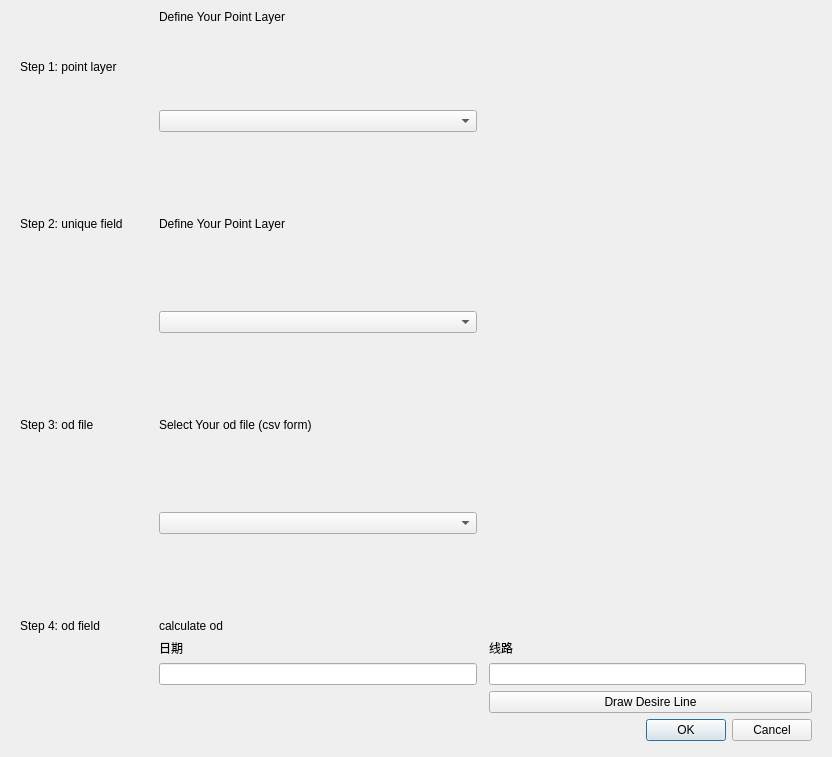
<?xml version="1.0" encoding="UTF-8"?>
<ui version="4.0">
 <class>DesireLinesDialogBase</class>
 <widget class="QDialog" name="DesireLinesDialogBase">
  <property name="geometry">
   <rect>
    <x>0</x>
    <y>0</y>
    <width>832</width>
    <height>757</height>
   </rect>
  </property>
  <property name="windowTitle">
   <string>DesireLines</string>
  </property>
  <widget class="QWidget" name="layoutWidget">
   <property name="geometry">
    <rect>
     <x>20</x>
     <y>10</y>
     <width>804</width>
     <height>731</height>
    </rect>
   </property>
   <layout class="QGridLayout" name="gridLayout">
    <item row="2" column="0" rowspan="2">
     <spacer name="verticalSpacer_2">
      <property name="orientation">
       <enum>Qt::Vertical</enum>
      </property>
      <property name="sizeHint" stdset="0">
       <size>
        <width>20</width>
        <height>40</height>
       </size>
      </property>
     </spacer>
    </item>
    <item row="17" column="3">
     <widget class="QLineEdit" name="leDate"/>
    </item>
    <item row="4" column="0" colspan="3">
     <widget class="QLabel" name="label_4">
      <property name="text">
       <string>Step 2: unique field</string>
      </property>
     </widget>
    </item>
    <item row="15" column="5">
     <widget class="QLabel" name="label_10">
      <property name="text">
       <string>线路</string>
      </property>
     </widget>
    </item>
    <item row="7" column="5" colspan="2">
     <spacer name="verticalSpacer_7">
      <property name="orientation">
       <enum>Qt::Vertical</enum>
      </property>
      <property name="sizeHint" stdset="0">
       <size>
        <width>68</width>
        <height>28</height>
       </size>
      </property>
     </spacer>
    </item>
    <item row="11" column="3">
     <widget class="QgsMapLayerComboBox" name="mlcbPointLayer_2"/>
    </item>
    <item row="6" column="0" rowspan="2">
     <spacer name="verticalSpacer_3">
      <property name="orientation">
       <enum>Qt::Vertical</enum>
      </property>
      <property name="sizeHint" stdset="0">
       <size>
        <width>20</width>
        <height>40</height>
       </size>
      </property>
     </spacer>
    </item>
    <item row="18" column="5" colspan="2">
     <widget class="QPushButton" name="pbPrintHelloWorld">
      <property name="text">
       <string>Draw Desire Line</string>
      </property>
     </widget>
    </item>
    <item row="2" column="3">
     <widget class="QgsMapLayerComboBox" name="mlcbPointLayer"/>
    </item>
    <item row="13" column="0" colspan="2">
     <widget class="QLabel" name="label_6">
      <property name="text">
       <string>Step 4: od field</string>
      </property>
     </widget>
    </item>
    <item row="1" column="0" colspan="2">
     <widget class="QLabel" name="label_2">
      <property name="text">
       <string>Step 1: point layer</string>
      </property>
     </widget>
    </item>
    <item row="17" column="5">
     <widget class="QLineEdit" name="leLineID"/>
    </item>
    <item row="11" column="5">
     <widget class="QgsFileWidget" name="qfwGetODPath"/>
    </item>
    <item row="0" column="3" colspan="6">
     <widget class="QLabel" name="label">
      <property name="text">
       <string>Define Your Point Layer</string>
      </property>
     </widget>
    </item>
    <item row="19" column="5" colspan="2">
     <widget class="QDialogButtonBox" name="button_box">
      <property name="orientation">
       <enum>Qt::Horizontal</enum>
      </property>
      <property name="standardButtons">
       <set>QDialogButtonBox::Cancel|QDialogButtonBox::Ok</set>
      </property>
     </widget>
    </item>
    <item row="1" column="3">
     <spacer name="verticalSpacer">
      <property name="orientation">
       <enum>Qt::Vertical</enum>
      </property>
      <property name="sizeHint" stdset="0">
       <size>
        <width>20</width>
        <height>38</height>
       </size>
      </property>
     </spacer>
    </item>
    <item row="3" column="5" colspan="2">
     <spacer name="verticalSpacer_5">
      <property name="orientation">
       <enum>Qt::Vertical</enum>
      </property>
      <property name="sizeHint" stdset="0">
       <size>
        <width>20</width>
        <height>40</height>
       </size>
      </property>
     </spacer>
    </item>
    <item row="4" column="3" colspan="6">
     <widget class="QLabel" name="label_3">
      <property name="text">
       <string>Define Your Point Layer</string>
      </property>
     </widget>
    </item>
    <item row="6" column="3">
     <widget class="QgsFieldComboBox" name="cbPointLayerField"/>
    </item>
    <item row="11" column="0" rowspan="2">
     <spacer name="verticalSpacer_4">
      <property name="orientation">
       <enum>Qt::Vertical</enum>
      </property>
      <property name="sizeHint" stdset="0">
       <size>
        <width>20</width>
        <height>40</height>
       </size>
      </property>
     </spacer>
    </item>
    <item row="5" column="5" colspan="2">
     <spacer name="verticalSpacer_6">
      <property name="orientation">
       <enum>Qt::Vertical</enum>
      </property>
      <property name="sizeHint" stdset="0">
       <size>
        <width>20</width>
        <height>18</height>
       </size>
      </property>
     </spacer>
    </item>
    <item row="8" column="0" colspan="2">
     <widget class="QLabel" name="label_5">
      <property name="text">
       <string>Step 3: od file</string>
      </property>
     </widget>
    </item>
    <item row="8" column="3" colspan="6">
     <widget class="QLabel" name="label_7">
      <property name="text">
       <string>Select Your od file (csv form)</string>
      </property>
     </widget>
    </item>
    <item row="15" column="3">
     <widget class="QLabel" name="label_9">
      <property name="text">
       <string>日期</string>
      </property>
     </widget>
    </item>
    <item row="10" column="5">
     <spacer name="verticalSpacer_8">
      <property name="orientation">
       <enum>Qt::Vertical</enum>
      </property>
      <property name="sizeHint" stdset="0">
       <size>
        <width>20</width>
        <height>18</height>
       </size>
      </property>
     </spacer>
    </item>
    <item row="12" column="5">
     <spacer name="verticalSpacer_9">
      <property name="orientation">
       <enum>Qt::Vertical</enum>
      </property>
      <property name="sizeHint" stdset="0">
       <size>
        <width>20</width>
        <height>18</height>
       </size>
      </property>
     </spacer>
    </item>
    <item row="13" column="3">
     <widget class="QLabel" name="label_8">
      <property name="text">
       <string>calculate od</string>
      </property>
     </widget>
    </item>
   </layout>
  </widget>
 </widget>
 <customwidgets>
  <customwidget>
   <class>QgsFieldComboBox</class>
   <extends>QComboBox</extends>
   <header>qgsfieldcombobox.h</header>
  </customwidget>
  <customwidget>
   <class>QgsFileWidget</class>
   <extends>QWidget</extends>
   <header>qgsfilewidget.h</header>
  </customwidget>
  <customwidget>
   <class>QgsMapLayerComboBox</class>
   <extends>QComboBox</extends>
   <header>qgsmaplayercombobox.h</header>
  </customwidget>
 </customwidgets>
 <resources/>
 <connections>
  <connection>
   <sender>button_box</sender>
   <signal>accepted()</signal>
   <receiver>DesireLinesDialogBase</receiver>
   <slot>accept()</slot>
   <hints>
    <hint type="sourcelabel">
     <x>20</x>
     <y>20</y>
    </hint>
    <hint type="destinationlabel">
     <x>20</x>
     <y>20</y>
    </hint>
   </hints>
  </connection>
  <connection>
   <sender>button_box</sender>
   <signal>rejected()</signal>
   <receiver>DesireLinesDialogBase</receiver>
   <slot>reject()</slot>
   <hints>
    <hint type="sourcelabel">
     <x>20</x>
     <y>20</y>
    </hint>
    <hint type="destinationlabel">
     <x>20</x>
     <y>20</y>
    </hint>
   </hints>
  </connection>
 </connections>
</ui>
